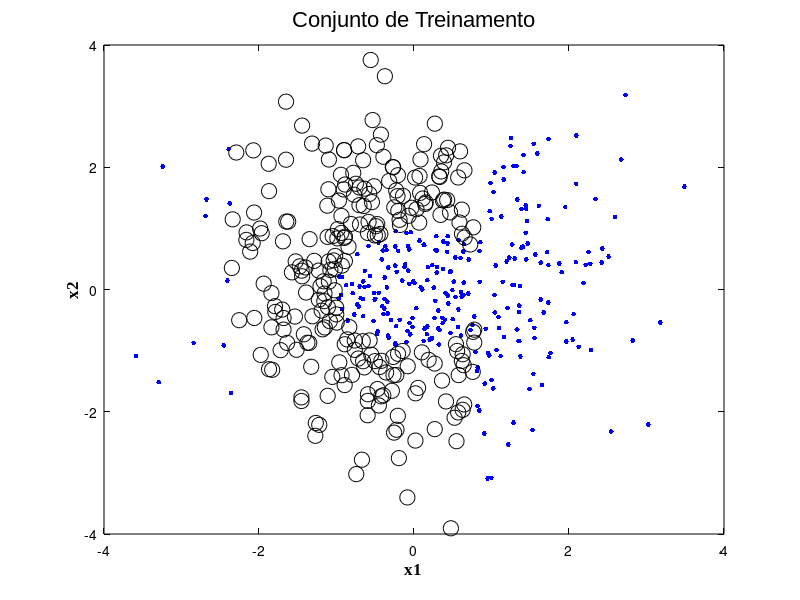

MATLAB code for this plot: (Note: this script raises an error after producing the figure.)
% Campina Grande, 03 de novembro de 2000.
% Rede MLP como CLASSIFICADOR DE PADRÕES
% Contornos de Decisão para o caso bidimensional.
% entradas: [x1 x2]    
% saídas: y1>y2 e d=[1 0] => (classe C1) 
%         y1<y2 e d=[0 1] => (classe C2).

clear all, close, clc, home, format short e 
xva=1.2; 			    % DESVIO MÉDIO DO CONJUNTO DE TREINAMENTO
exemplos=500;		% NÚMERO DE EXEMPLOS DE TREINAMENTO
Nteste=100;		  % NÚMERO DE EXEMPLOS DE TESTE
Wini=1e-6;		  % VALOR MÉDIO P/ PESOS INICIAIS ALEATÓRIOS
TA=.25;			    % TAXA DE APRENDIZADO
epochmax=1000;		% MÁXIMO NÚMERO DE ÉPOCAS
epochexb=1;
CP=0; CP1=0;	  % CRITÉRIO DE PARADA 
W=[]; 	W1=[];	% PESOS SINÁPTICOS
X=[]; D=[]; q=0;% EXEMPLOS DE TREINAMENTO
Ni=3;			      % - # de Entradas
Nh=7; 			    % - # de Unidades Ocultas
Ns=2; 			    % - # de Saídas
WMED=1E-4;		  % VALOR MÉDIO DOS PESOS INICIAIS ALEATÓRIOS
figpos=[1 49 1024 634];
set(gcf,'units','Pixels','Position',figpos,'Color',[1 1 1]);
ax=axes; 

% CONJUNTO DE TREINAMENTO

% GERA DUAS CLASSES COM CONTORNO CIRCULAR
x1 =xva.*randn([1,exemplos]); 
x2 =xva.*randn([1,exemplos]); 
x3 =2*xva.*randn([1,2*exemplos]); 
x4 =2*xva.*randn([1,2*exemplos]); 
% EXEMPLOS DE TREINAMENTO

m=0; 
p=0; 
xa1=[]; 
xa2=[]; 
xb1=[]; 
xb2=[];

for n=1:exemplos
    if sqrt(x1(n)^2+x2(n)^2) > 1 && cos(x1(n)) > sin(x1(n))
%             m=m+1; 
%             xa1(m)=x1(n); 
%             xa2(m)=x2(n); 
%             D(n,:)=[1 0];
      %  else
            p=p+1; 
            xb1(p)=x1(n); 
            xb2(p)=x2(n); 
            D(n,:)=[0 1];
    else
        
            m=m+1; 
            xa1(m)=x1(n); 
            xa2(m)=x2(n); 
            D(n,:)=[1 0]; 
    end
    
    X(n,:)=[-1 x1(n) x2(n)];
end



% GRÁFICO DO CONJUNTO DE TREINAMENTO
ap=plot(xa1,xa2,'b.',xb1,xb2,'ko'); set(ap,'markerSize',11);
xla=xlabel('x1');
yla=ylabel('x2');
tit=title('Conjunto de Treinamento');
set(tit,'FontName','Arial','FontSize',16,'FontWeight','Normal')
set(xla,'FontName','TimesNewRoman','FontSize',12,'FontWeight','Bold')
set(yla,'FontName','TimesNewRoman','FontSize',12,'FontWeight','Bold')
set(ax,'XColor',[0 0 0],'YColor',[0 0 0],'Box','On'); 
axis([-4 4 -4 4]);


% TREINAMENTO DO PMC PELO ALGORITMO DA BACKPROPAGATION
carry(31); disp('__________________________________________________________')
disp('Fase de treinamento, aguarde . . .'),carry(1),pause(2)

to=clock; 			% MARCA INICIAL DE TEMPO
SSE=[]; 

% INICIA PESOS E LIMIARES
W=randn(Nh,Ni).*WMED; V=randn(Ns,Nh+1).*WMED;
%W=zeros([Nh,Ni]); V=zeros([Ns,Nh+1]);
% APRESENTAÇÃO DE epochmax ÉPOCAS DE TREINAMENTO PARA A REDE MLP
for epoca=1:epochmax

    % GERAÇÃO DE ÍNDICES ALEATÓRIOS PARA APRESENTAÇÃO DE EXEMPLOS DE TREINAMENTO
    idc=epoche(exemplos);
    E=[];

    % APRESENTAÇÃO DE UMA ÉPOCA DE TREINAMENTO PARA A REDE MLP

    for n=1:exemplos

        % COMPUTAÇÃO NO SENTIDO DIRETO
        x=[X(idc(n),:)]';
        d=D(idc(n),:); 
        nety=W*x;
        y=(1)./(1+exp(-nety'));	% CAMADA OCULTA
        netz=V*[-1 y]';
        z=(1)./(1+exp(-netz));	% CAMADA DE SAÍDA

        % COMPUTAÇÃO NO SENTIDO REVERSO
        e=d'-z;
        gradz=e.*z.*(1-z);
        grady=(y.*(1-y)).*(gradz'*V(:,2:Nh+1));
        V=V+TA.*(gradz*[-1 y]);
        W=W+TA.*(grady'*x');    
        E(n)=0.5*sum(e.^2); 
    end
    SSE(epoca)=sum(E)/exemplos;

    % EXIBE RESULTADOS DE TREINAMENTO
    if epoca == 1, 
        disp('  # de épocas       SSE'); 
    end
    if rem(epoca,epochexb)==0 | epoca==epochmax, 
        disp([epoca SSE(epoca)]); 
    end

    % GRÁFICO DA RESPOSTA DO MLP
    m=0; 
    p=0; 
    x=[]; 
    xa1=[]; 
    xa2=[]; 
    xb1=[]; 
    xb2=[];

    for n=1:(2*exemplos)
        % COMPUTAÇÃO NO SENTIDO DIRETO
        x=[-1 x3(n) x4(n)]';
        nety=W*x;
        y=(1)./(1+exp(-nety'));	% CAMADA OCULTA
        netz=V*[-1 y]';
        z=(1)./(1+exp(-netz));	% CAMADA DE SAÍDA 
        if z(1)>z(2)
            m=m+1; 
            xa1(m)=x3(n); 
            xa2(m)=x4(n); 
        else
            p=p+1; 
            xb1(p)=x3(n); 
            xb2(p)=x4(n); 
        end
    end
    if rem(epoca,epochexb)==0
        ap=plot(xa1,xa2,'b.',xb1,xb2,'ko'); 
        set(ap,'markerSize',11);
        xla=xlabel('x1');
        yla=ylabel('x2'); 
        tit=title(['RESPOSTA DO MLP, época=' num2str(epoca)]);
        set(tit,'FontName','Arial','FontSize',16,'FontWeight','Normal')
        set(xla,'FontName','TimesNewRoman','FontSize',12,'FontWeight','Bold')
        set(yla,'FontName','TimesNewRoman','FontSize',12,'FontWeight','Bold')
        axis([-4 4 -4 4]);
        drawnow
    end
end

tf=etime(clock,to);		% TEMPO DE COMPUTAÇÃO DA FASE DE TREINAMENTO
disp('Fim da fase de treinamento !'), 

pause,clf
plot(SSE)
tit=title('Desempenho do MLP - Classificação de Padrões')
set(tit,'FontName','Arial','FontSize',16,'FontWeight','Normal')
xla=xlabel('Épocas de treinamento'); yla=ylabel('MSE');
set(xla,'FontName','TimesNewRoman','FontSize',12,'FontWeight','Bold')
set(yla,'FontName','TimesNewRoman','FontSize',12,'FontWeight','Bold')




